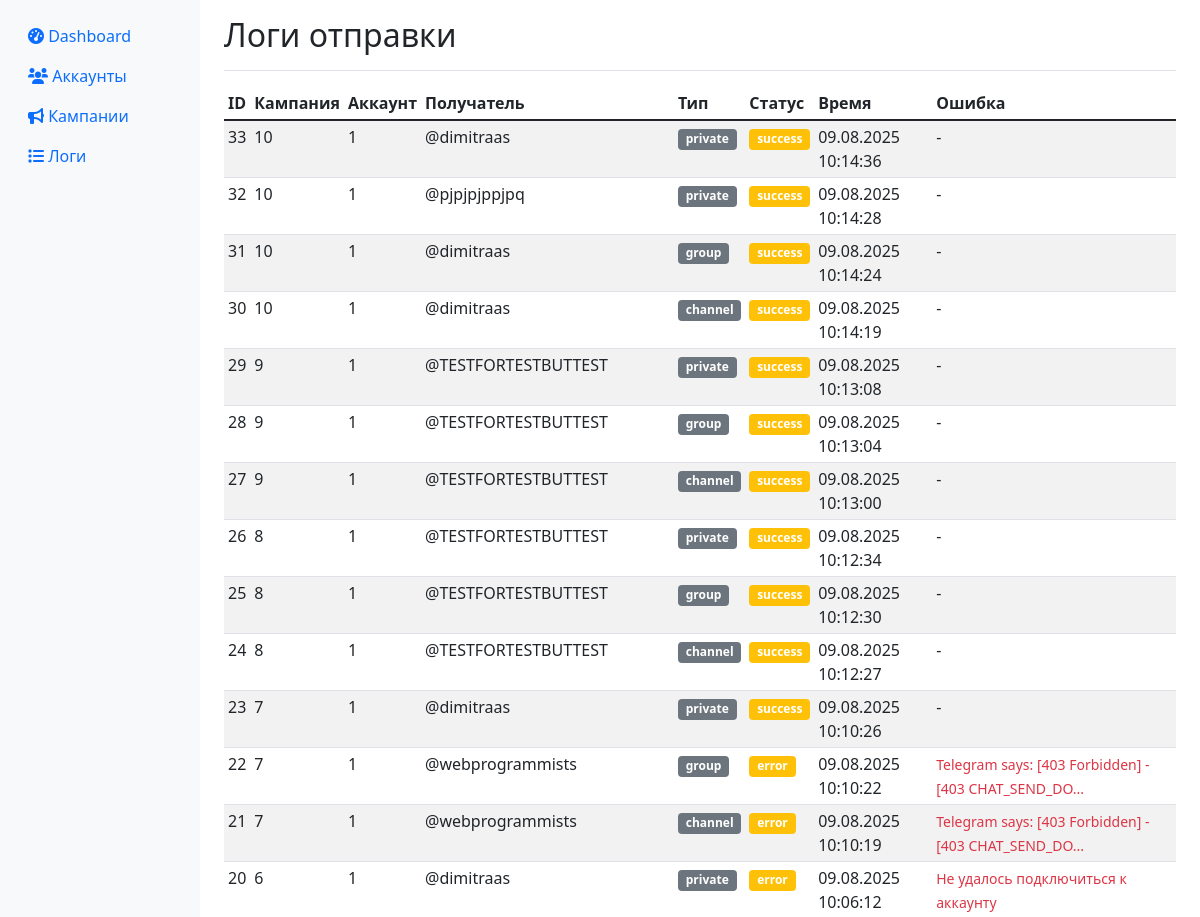
Page /logs (upper part) on the earlier database version.
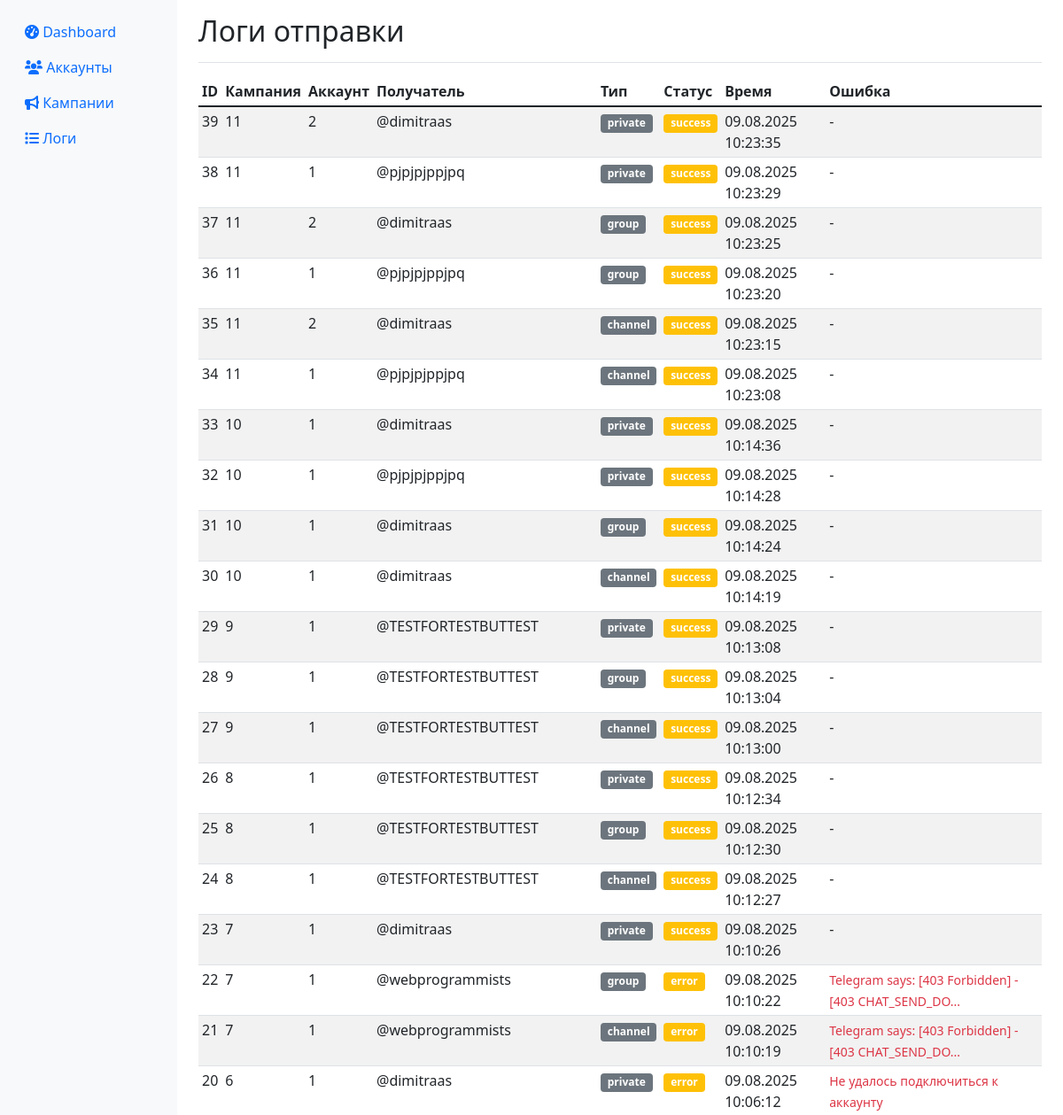
Same page on the later database version.
### app/database.py (models this page shows)
class SendLog(Base):
    __tablename__ = "send_logs"
    id = Column(Integer, primary_key=True, index=True)
    campaign_id = Column(Integer)
    account_id = Column(Integer)
    recipient = Column(String)
    recipient_type = Column(String)  # channel, group, private
    status = Column(String)  # sent, failed, blocked
    message = Column(Text, nullable=True)
    error_message = Column(Text, nullable=True)
    sent_at = Column(DateTime, default=datetime.utcnow)

### app/web.py (the view)
@app.get("/logs", response_class=HTMLResponse)
async def logs_page(request: Request, db: Session = Depends(get_db)):
    logs = db.query(SendLog).order_by(SendLog.sent_at.desc()).limit(100).all()
    return templates.TemplateResponse("logs.html", {
        "request": request,
        "logs": logs
    })

### templates/logs.html (shortened to what this page needs)
{% extends "base.html" %}
{% block content %}
<div class="d-flex justify-content-between flex-wrap flex-md-nowrap align-items-center pt-3 pb-2 mb-3 border-bottom">
    <h1 class="h2">Логи отправки</h1>
</div>
<div class="table-responsive">
    <table class="table table-striped table-sm">
        <thead>
            <tr>
                <th>ID</th>
                <th>Кампания</th>
                <th>Аккаунт</th>
                <th>Получатель</th>
                <th>Тип</th>
                <th>Статус</th>
                <th>Время</th>
                <th>Ошибка</th>
            </tr>
        </thead>
        <tbody>
            {% for log in logs %}
            <tr>
                <td>{{ log.id }}</td>
                <td>{{ log.campaign_id }}</td>
                <td>{{ log.account_id }}</td>
                <td>{{ log.recipient }}</td>
                <td>
                    <span class="badge bg-secondary">{{ log.recipient_type }}</span>
                </td>
                <td>
                    <span class="badge bg-{% if log.status == 'sent' %}success{% elif log.status == 'failed' %}danger{% else %}warning{% endif %}">
                        {{ log.status }}
                    </span>
                </td>
                <td>{{ log.sent_at.strftime('%d.%m.%Y %H:%M:%S') }}</td>
                <td>
                    {% if log.error_message %}
                    <small class="text-danger">{{ log.error_message[:50] }}{% if log.error_message|length > 50 %}...{% endif %}</small>
                    {% else %}
                    -
                    {% endif %}
                </td>
            </tr>
            {% endfor %}
        </tbody>
    </table>
</div>
{% endblock %}

Differences in the rows shown:
added SendLog: id "39", campaign_id "11", account_id "2", recipient "@dimitraas", recipient_type "private", status "success", sent_at "09.08.2025 10:23:35"
added SendLog: id "38", campaign_id "11", account_id "1", recipient "@pjpjpjppjpq", recipient_type "private", status "success", sent_at "09.08.2025 10:23:29"
added SendLog: id "37", campaign_id "11", account_id "2", recipient "@dimitraas", recipient_type "group", status "success", sent_at "09.08.2025 10:23:25"
added SendLog: id "36", campaign_id "11", account_id "1", recipient "@pjpjpjppjpq", recipient_type "group", status "success", sent_at "09.08.2025 10:23:20"
added SendLog: id "35", campaign_id "11", account_id "2", recipient "@dimitraas", recipient_type "channel", status "success", sent_at "09.08.2025 10:23:15"
added SendLog: id "34", campaign_id "11", account_id "1", recipient "@pjpjpjppjpq", recipient_type "channel", status "success", sent_at "09.08.2025 10:23:08"
